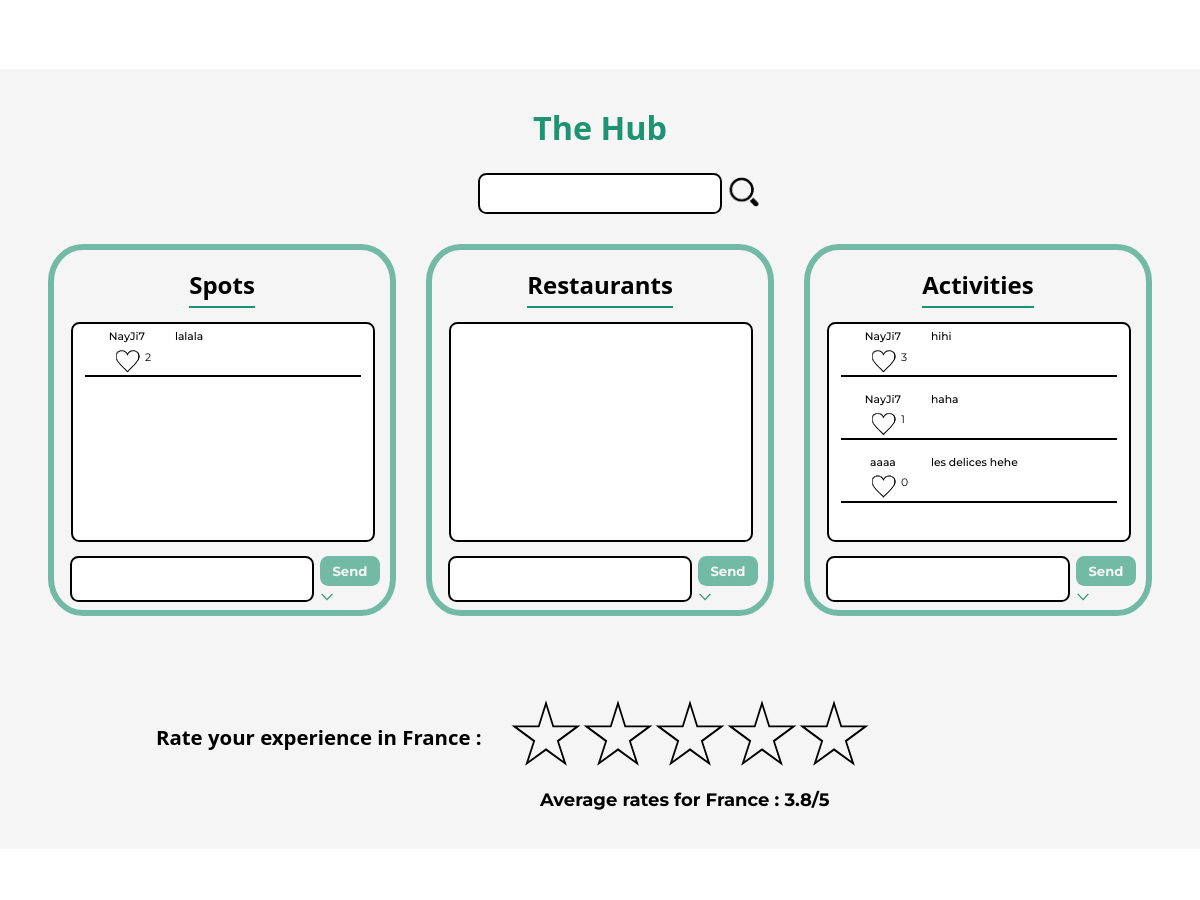
/php/france.php (middle part), run on an earlier commit of the app's database.
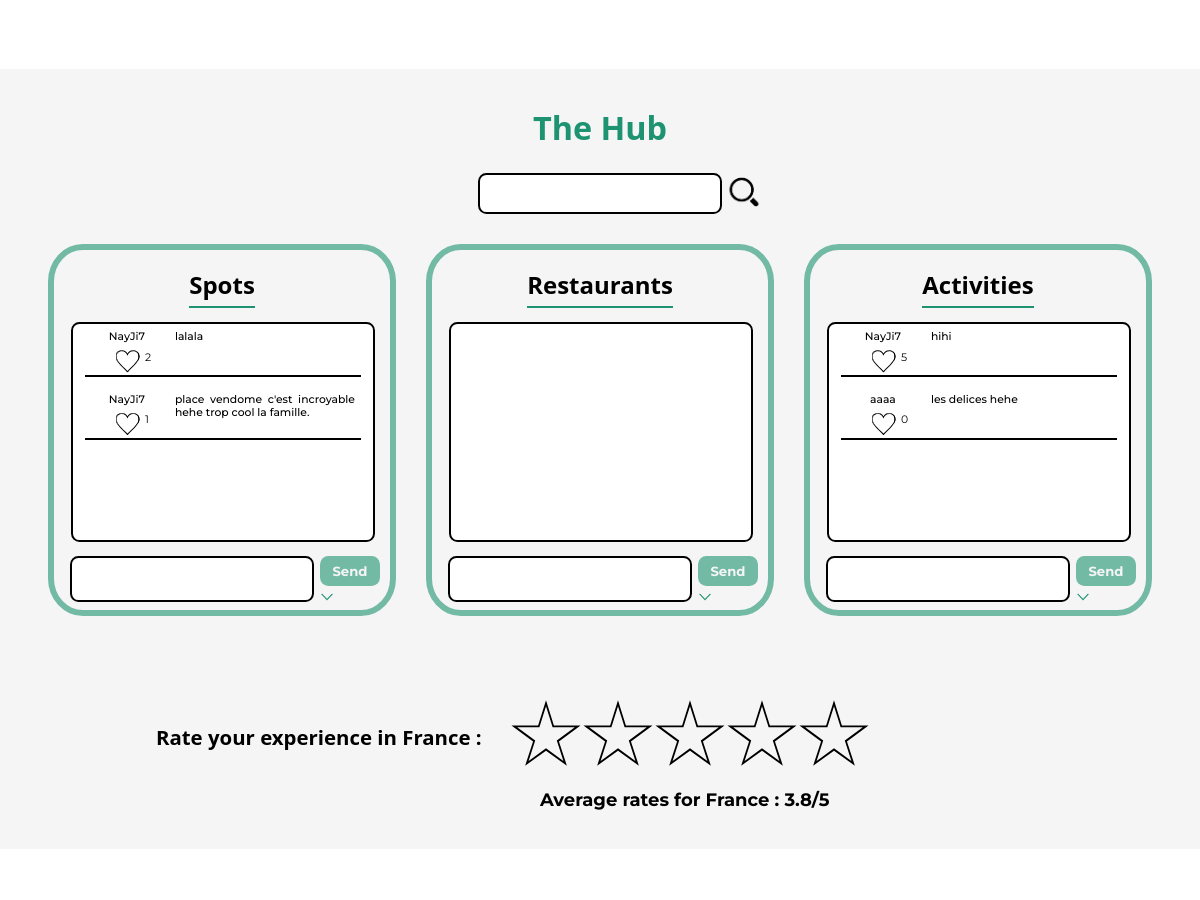
And on a later commit of the database.
### tables this page shows
CREATE TABLE `comments` (
  `id` int(11) NOT NULL,
  `sender` varchar(128) NOT NULL,
  `country` varchar(128) NOT NULL,
  `likes` int(255) NOT NULL,
  `category` varchar(128) NOT NULL,
  `content` varchar(500) NOT NULL
);

### php/france.php (the view, shortened to what the changed rows need)
<?php
    require_once(__DIR__."/sqlconfig.php");
    $commentstatement = $mysqlClient->prepare('SELECT * FROM comments WHERE country = "france" ORDER BY likes DESC');
    $commentstatement->execute();
    $comments = $commentstatement->fetchAll();
    $likestatement = $mysqlClient->prepare('SELECT * FROM likes');
    $likestatement->execute();
    $likes = $likestatement->fetchAll();
    $ratingstatement = $mysqlClient->prepare('SELECT * FROM ratings WHERE country = "france"');
    $ratingstatement->execute();
    $ratings = $ratingstatement->fetchAll();
?>
<!DOCTYPE html>
<html>
    <head>
        <link rel="stylesheet" type="text/css" href="../style/style.css">
        <link rel="stylesheet" type="text/css" href="../style/header_footer.css">
        <link rel="stylesheet" type="text/css" href="../style/france.css">
    </head>
    <body>
        <main>
            <div class="blogzone">
                <div class="hub">
                    <div class="section spots">
                            <div class="blog" id="spots">
                                <?php foreach ($comments as $comment) :
                                    if ($comment['category'] == 'spots' && isset($_GET['search']) && strpos($comment['content'],$_GET['search']) !== false) :?>
                                    <div class="onecom">
                                        <div class="pseudlike">
                                            <span id="who">
                                                <?php echo $comment['sender'];?>
                                            </span>
                                            <span id="likes">
                                            <?php if($comment["sender"] == $_SESSION['user']['user_name'] || $_SESSION['user']['isroot'] == 1): ?>
                                                <form action="comments.php" method="post">
                                                <button class="btndel spots" type="submit" name="delcomspots" value="<?php echo $comment['id'];?>"> <img src="../source/trash.png" alt="trash"> </button>
                                                </form>
                                            <?php endif;?>
                                            <form action="like.php" method="post">
                                                <?php foreach ($likes as $like) :?>
                                                <?php if ($like['comment_id'] == $comment['id'] || $like['user_id'] == $_SESSION['user']['id']) :?>
                                                    <button type="submit" name="disliked" value="<?php echo $comment['id'];?>" style="opacity:1;" class="filled"></button>
                                                <?php else :?>
                                                    <button type="submit" name="liked" value="<?php echo $comment['id'];?>" style="opacity:0;" class="filled"></button>
                                                <?php endif?>
                                                <?php endforeach?>
                                            </form>
                                            <button class="empty"></button>
                                            <span class="likenb"><?php echo $comment['likes'];?></span>
                                            </span>
                                        </div>
                                            <span id="com">
                                                <?php echo str_replace($_GET['search'],'<mark>'.$_GET['search'].'</mark>',$comment['content']);?>
                                            </span>
                                    </div>
                                    <?php elseif ($comment['category'] == 'spots' && !isset($_GET['search'])) :?>
                                    <div class="onecom">
                                        <div class="pseudlike">
                                            <span id="who">
                                                <?php echo $comment['sender'];?>
                                            </span>
                                            <span id="likes">
                                            <button class="empty"></button>
                                            <span class="likenb"><?php echo $comment['likes'];?></span>
                                            </span>
                                        </div>
                                        <span id="com">
                                                <?php echo $comment['content'];?>
                                        </span>
                                    </div>
                                <?php endif?>
                                <?php endforeach?>
                            </div>
                    </div>
                    <div class="section activities">
                            <div class="blog" id="activities">
                            <?php foreach ($comments as $comment) :
                                    if ($comment['category'] == 'activities' && isset($_GET['search']) && strpos($comment['content'],$_GET['search']) !== false) :?>
                                    <div class="onecom">
                                        <div class="pseudlike">
                                            <span id="who">
                                                <?php echo $comment['sender'];?>
                                            </span>
                                            <span id="likes">
                                            <?php if($comment["sender"] == $_SESSION['user']['user_name'] || $_SESSION['user']['isroot'] == 1): ?>
                                                <form action="comments.php" method="post">
                                                <button class="btndel activities" type="submit" name="delcomactivities" value="<?php echo $comment['id'];?>"> <img src="../source/trash.png" alt="trash"> </button>
                                                </form>
                                            <?php endif;?>
                                            <form action="like.php" method="post">
                                                <?php foreach ($likes as $like) :?>
                                                <?php if ($like['comment_id'] == $comment['id'] && $like['user_id'] == $_SESSION['user']['id']) :?>
                                                    <button type="submit" name="disliked" value="<?php echo $comment['id'];?>" style="opacity:1;" class="filled"></button>
                                                <?php else :?>
                                                    <button type="submit" name="liked" value="<?php echo $comment['id'];?>" style="opacity:0;" class="filled"></button>
                                                <?php endif?>
                                                <?php endforeach?>
                                            </form>
                                            <button class="empty"></button>
                                            <span class="likenb"><?php echo $comment['likes'];?></span>
                                            </span>
                                        </div>
                                            <span id="com">
                                                <?php echo str_replace($_GET['search'],'<mark>'.$_GET['search'].'</mark>',$comment['content']);?>
                                            </span>
                                    </div>
                                    <?php elseif ($comment['category'] == 'activities' && !isset($_GET['search'])) :?>
                                    <div class="onecom">
                                        <div class="pseudlike">
                                            <span id="who">
                                                <?php echo $comment['sender'];?>
                                            </span>
                                            <span id="likes">
                                            <button class="empty"></button>
                                            <span class="likenb"><?php echo $comment['likes'];?></span>
                                            </span>
                                        </div>
                                        <span id="com">
                                                <?php echo $comment['content'];?>
                                        </span>
                                    </div>
                                <?php endif?>
                                <?php endforeach?>
                            </div>
                    </div>
                </div>
                <h2 id="average">
                    <?php
                        $av = 0;
                        $count = 0;
                        foreach ($ratings as $rating) {
                            $av += $rating['grade'];
                            $count++;
                        }
                        if ($count == 0) {
                            $av = 0;
                        }
                        else{
                            $av = round($av / $count,1);
                        }
                        echo 'Average rates for France : '.$av.'/5';
                    ?>
                </h2>
            </div>
        </main>
    </body>
</html>

What changed in the data, as far as the page shows it:
removed comments: sender "NayJi7", likes "1", content "haha", shown under "Activities"
added comments: sender "NayJi7", likes "1", content "place vendome c'est incroyable hehe trop cool la famille.", shown under "Spots"
changed comments "hihi": likes "3" → "5"
